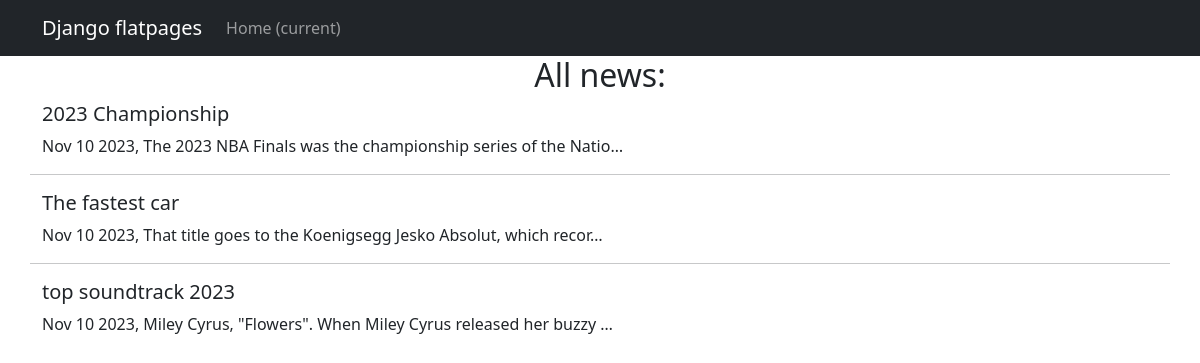
Before: /news/ with the older database file.
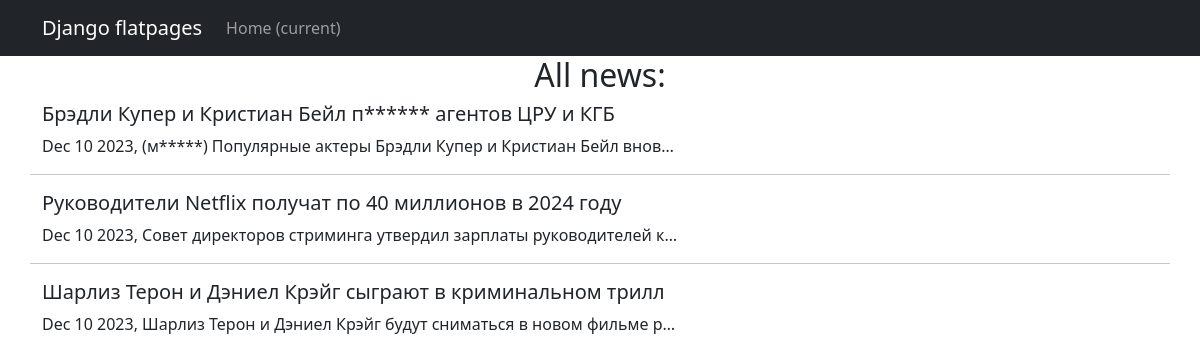
After: the same page with the newer database file.
### news/models.py (models this page shows, shortened)
class Post(models.Model, Grade):
    note = models.CharField(max_length=2, choices=NOTES, default=news)
    time_to_create = models.DateTimeField(auto_now_add=True)
    time_to_update = models.DateTimeField(auto_now=True)
    header = models.CharField(max_length=56)
    text = models.TextField()
    rating = models.IntegerField(default=0)
    author = models.ForeignKey('Author', on_delete=models.CASCADE)
    categories = models.ManyToManyField('Category', through='PostCategory')

### news/views.py (the view)
# urls.py: path('', NewsList.as_view(), name='news_list'),
class NewsList(ListView):
    model = Post
    ordering = '-time_to_update'
    template_name = 'allnews.html'
    context_object_name = 'allnews'
    paginate_by = 3

### news/templatetags/censor_filters.py (called while the page is built)
@register.filter()
def censor_filter(cens_str: str) -> str:
    try:
        if not isinstance(cens_str, str):
            raise ValueError
        cens_str_low = cens_str.lower()
        for word in censor_tuple:
            if word in cens_str_low:
                word_v = f"{word[0]}{'*'*(len(word)-1)}"
                for _ in range(cens_str_low.count(word)):
                    word_i = cens_str_low.index(word)
                    word_cens_str = cens_str[word_i:(word_i+len(word))]
                    cens_str = cens_str.replace(word_cens_str, word_v)
                    cens_str_low = cens_str.lower()
    except ValueError:
        print('Censor filter is used with str obj!')
    return cens_str

### templates/allnews.html (shortened to what this page needs)
{% extends 'flatpages/default.html' %}
{% load censor_filters %}
{% block content %}
  <h2 style="text-align: center">All news:</h2>
  {% if allnews %}
    {% for n in allnews %}
      <h5>{{ n.header|censor_filter }}</h5>
      <p>{{ n.time_to_update|date:'M d Y' }}, {{ n.text|truncatechars:61|censor_filter }}</p>
      {% if not forloop.last %}
      <hr>
      {% endif %}
    {% endfor %}
  {% else %}
    <h2 style="text-align: center">No news here</h2>
  {% endif %}
{% endblock content %}

### templates/flatpages/default.html (shortened to what this page needs)
<!DOCTYPE html>
<html lang="en">
    <head>
        {% load static %}
        <link href="{% static 'css/styles.css' %}" rel="stylesheet" />
    </head>
    <body>
        <nav class="navbar navbar-expand-lg navbar-dark bg-dark static-top">
           <div class="container">
               <a class="navbar-brand" href="#">Django flatpages</a>
               <div class="collapse navbar-collapse" id="navbarResponsive">
                   <ul class="navbar-nav ml-auto">
                       <li class="nav-item active">
                           <a class="nav-link" href="#">Home
                               <span class="sr-only">(current)</span>
                           </a>
                       </li>
                   </ul>
               </div>
           </div>
        </nav>
        <div class="container">
           <div class="row">
               {% block content %}{% endblock content %}
           </div>
        </div>
    </body>
</html>

Changed rows visible on the page:
removed Post: header|censor_filter "2023 Championship", time_to_update "Nov 10 2023", text|censor_filter "The 2023 NBA Finals was the championship series of the Natio…"
removed Post: header|censor_filter "The fastest car", time_to_update "Nov 10 2023", text|censor_filter "That title goes to the Koenigsegg Jesko Absolut, which recor…"
removed Post: header|censor_filter "top soundtrack 2023", time_to_update "Nov 10 2023", text|censor_filter "Miley Cyrus, \"Flowers\". When Miley Cyrus released her buzzy …"
added Post: header|censor_filter "Брэдли Купер и Кристиан Бейл п****** агентов ЦРУ и КГБ", time_to_update "Dec 10 2023", text|censor_filter "(м*****) Популярные актеры Брэдли Купер и Кристиан Бейл внов…"
added Post: header|censor_filter "Руководители Netflix получат по 40 миллионов в 2024 году", time_to_update "Dec 10 2023", text|censor_filter "Совет директоров стриминга утвердил зарплаты руководителей к…"
added Post: header|censor_filter "Шарлиз Терон и Дэниел Крэйг сыграют в криминальном трилл", time_to_update "Dec 10 2023", text|censor_filter "Шарлиз Терон и Дэниел Крэйг будут сниматься в новом фильме р…"
